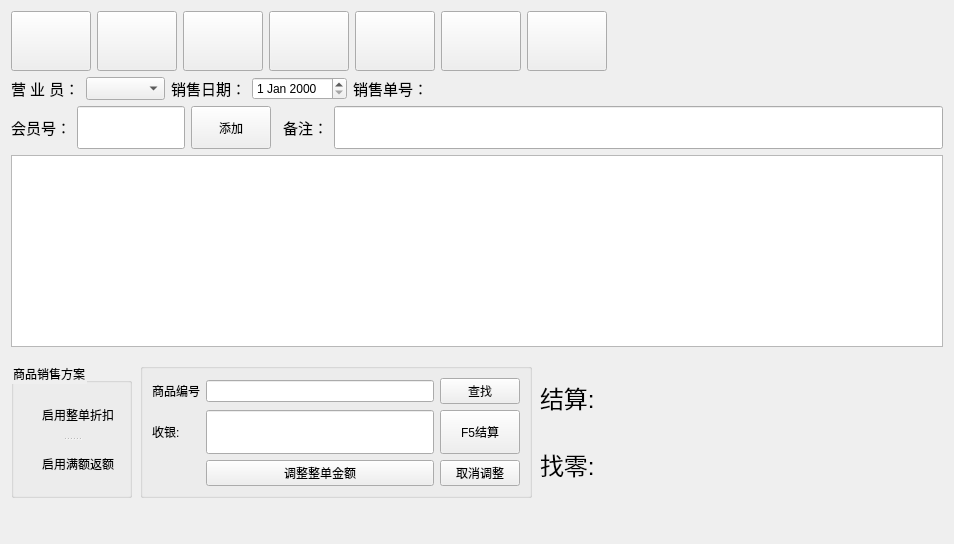
<?xml version="1.0" encoding="UTF-8"?>
<ui version="4.0">
 <class>front_seal_dialog</class>
 <widget class="QWidget" name="front_seal_dialog">
  <property name="geometry">
   <rect>
    <x>0</x>
    <y>0</y>
    <width>954</width>
    <height>544</height>
   </rect>
  </property>
  <property name="sizePolicy">
   <sizepolicy hsizetype="Expanding" vsizetype="Expanding">
    <horstretch>0</horstretch>
    <verstretch>0</verstretch>
   </sizepolicy>
  </property>
  <property name="windowTitle">
   <string>Form</string>
  </property>
  <property name="styleSheet">
   <string notr="true"/>
  </property>
  <layout class="QGridLayout" name="gridLayout_4">
   <item row="1" column="0">
    <layout class="QHBoxLayout" name="horizontalLayout_3">
     <item>
      <widget class="QLabel" name="label">
       <property name="font">
        <font>
         <pointsize>11</pointsize>
         <weight>50</weight>
         <bold>false</bold>
        </font>
       </property>
       <property name="text">
        <string>营 业 员：</string>
       </property>
      </widget>
     </item>
     <item>
      <widget class="QComboBox" name="employeeComboBox">
       <property name="font">
        <font>
         <pointsize>10</pointsize>
         <weight>75</weight>
         <bold>true</bold>
        </font>
       </property>
      </widget>
     </item>
     <item>
      <widget class="QLabel" name="label_2">
       <property name="font">
        <font>
         <pointsize>11</pointsize>
         <weight>50</weight>
         <bold>false</bold>
        </font>
       </property>
       <property name="text">
        <string>销售日期：</string>
       </property>
      </widget>
     </item>
     <item>
      <widget class="QDateEdit" name="dateEdit"/>
     </item>
     <item>
      <widget class="QLabel" name="label_3">
       <property name="font">
        <font>
         <pointsize>11</pointsize>
         <weight>50</weight>
         <bold>false</bold>
        </font>
       </property>
       <property name="text">
        <string>销售单号：</string>
       </property>
      </widget>
     </item>
     <item>
      <widget class="Line" name="line_2">
       <property name="whatsThis">
        <string>&lt;html&gt;&lt;head/&gt;&lt;body&gt;&lt;p&gt;提交后自动生成&lt;/p&gt;&lt;/body&gt;&lt;/html&gt;</string>
       </property>
       <property name="orientation">
        <enum>Qt::Horizontal</enum>
       </property>
      </widget>
     </item>
     <item>
      <spacer name="horizontalSpacer_5">
       <property name="orientation">
        <enum>Qt::Horizontal</enum>
       </property>
       <property name="sizeHint" stdset="0">
        <size>
         <width>40</width>
         <height>20</height>
        </size>
       </property>
      </spacer>
     </item>
    </layout>
   </item>
   <item row="0" column="0">
    <layout class="QHBoxLayout" name="horizontalLayout_2">
     <item>
      <widget class="QPushButton" name="newBtn">
       <property name="minimumSize">
        <size>
         <width>80</width>
         <height>60</height>
        </size>
       </property>
       <property name="styleSheet">
        <string notr="true">border-image: url(:/myImages/images/front_seal/add.png);</string>
       </property>
       <property name="text">
        <string/>
       </property>
      </widget>
     </item>
     <item>
      <widget class="QPushButton" name="openBtn">
       <property name="minimumSize">
        <size>
         <width>80</width>
         <height>60</height>
        </size>
       </property>
       <property name="styleSheet">
        <string notr="true">border-image: url(:/myImages/images/front_seal/open.png);</string>
       </property>
       <property name="text">
        <string/>
       </property>
      </widget>
     </item>
     <item>
      <widget class="QPushButton" name="againBtn">
       <property name="minimumSize">
        <size>
         <width>80</width>
         <height>60</height>
        </size>
       </property>
       <property name="styleSheet">
        <string notr="true">border-image: url(:/myImages/images/front_seal/print.png);</string>
       </property>
       <property name="text">
        <string/>
       </property>
      </widget>
     </item>
     <item>
      <widget class="QPushButton" name="floppyBtn">
       <property name="minimumSize">
        <size>
         <width>80</width>
         <height>60</height>
        </size>
       </property>
       <property name="styleSheet">
        <string notr="true">border-image: url(:/myImages/images/front_seal/lock.png);</string>
       </property>
       <property name="text">
        <string/>
       </property>
      </widget>
     </item>
     <item>
      <widget class="QPushButton" name="cancelFloppyBtn">
       <property name="minimumSize">
        <size>
         <width>80</width>
         <height>60</height>
        </size>
       </property>
       <property name="styleSheet">
        <string notr="true">border-image: url(:/myImages/images/front_seal/key.png);</string>
       </property>
       <property name="text">
        <string/>
       </property>
      </widget>
     </item>
     <item>
      <widget class="QPushButton" name="modifyBtn">
       <property name="minimumSize">
        <size>
         <width>80</width>
         <height>60</height>
        </size>
       </property>
       <property name="styleSheet">
        <string notr="true">border-image: url(:/myImages/images/front_seal/modify.png);</string>
       </property>
       <property name="text">
        <string/>
       </property>
      </widget>
     </item>
     <item>
      <widget class="QPushButton" name="cancelBtn">
       <property name="minimumSize">
        <size>
         <width>80</width>
         <height>60</height>
        </size>
       </property>
       <property name="styleSheet">
        <string notr="true">border-image: url(:/myImages/images/front_seal/delete.png);</string>
       </property>
       <property name="text">
        <string/>
       </property>
      </widget>
     </item>
     <item>
      <spacer name="horizontalSpacer_4">
       <property name="orientation">
        <enum>Qt::Horizontal</enum>
       </property>
       <property name="sizeHint" stdset="0">
        <size>
         <width>40</width>
         <height>20</height>
        </size>
       </property>
      </spacer>
     </item>
    </layout>
   </item>
   <item row="3" column="0">
    <widget class="QTableView" name="goodsTableView">
     <property name="enabled">
      <bool>true</bool>
     </property>
    </widget>
   </item>
   <item row="2" column="0">
    <layout class="QHBoxLayout" name="horizontalLayout_4">
     <item>
      <widget class="QLabel" name="label_4">
       <property name="sizePolicy">
        <sizepolicy hsizetype="Maximum" vsizetype="Expanding">
         <horstretch>0</horstretch>
         <verstretch>0</verstretch>
        </sizepolicy>
       </property>
       <property name="font">
        <font>
         <pointsize>11</pointsize>
         <weight>50</weight>
         <bold>false</bold>
        </font>
       </property>
       <property name="text">
        <string>会员号：</string>
       </property>
      </widget>
     </item>
     <item>
      <widget class="QLineEdit" name="vipIdLineEdit">
       <property name="sizePolicy">
        <sizepolicy hsizetype="Maximum" vsizetype="Expanding">
         <horstretch>0</horstretch>
         <verstretch>0</verstretch>
        </sizepolicy>
       </property>
      </widget>
     </item>
     <item>
      <widget class="QPushButton" name="vipIdFindBtn">
       <property name="sizePolicy">
        <sizepolicy hsizetype="Maximum" vsizetype="Expanding">
         <horstretch>0</horstretch>
         <verstretch>0</verstretch>
        </sizepolicy>
       </property>
       <property name="text">
        <string>添加</string>
       </property>
      </widget>
     </item>
     <item>
      <widget class="Line" name="line">
       <property name="sizePolicy">
        <sizepolicy hsizetype="Preferred" vsizetype="Fixed">
         <horstretch>0</horstretch>
         <verstretch>0</verstretch>
        </sizepolicy>
       </property>
       <property name="orientation">
        <enum>Qt::Horizontal</enum>
       </property>
      </widget>
     </item>
     <item>
      <widget class="QLabel" name="label_5">
       <property name="sizePolicy">
        <sizepolicy hsizetype="Maximum" vsizetype="Expanding">
         <horstretch>0</horstretch>
         <verstretch>0</verstretch>
        </sizepolicy>
       </property>
       <property name="font">
        <font>
         <pointsize>11</pointsize>
         <weight>50</weight>
         <bold>false</bold>
        </font>
       </property>
       <property name="text">
        <string>备注：</string>
       </property>
      </widget>
     </item>
     <item>
      <widget class="QLineEdit" name="remarkLineEdit">
       <property name="sizePolicy">
        <sizepolicy hsizetype="Expanding" vsizetype="Expanding">
         <horstretch>0</horstretch>
         <verstretch>0</verstretch>
        </sizepolicy>
       </property>
      </widget>
     </item>
    </layout>
   </item>
   <item row="4" column="0">
    <layout class="QGridLayout" name="gridLayout_3">
     <property name="topMargin">
      <number>10</number>
     </property>
     <property name="rightMargin">
      <number>2</number>
     </property>
     <property name="bottomMargin">
      <number>35</number>
     </property>
     <property name="horizontalSpacing">
      <number>8</number>
     </property>
     <property name="verticalSpacing">
      <number>6</number>
     </property>
     <item row="0" column="3">
      <layout class="QVBoxLayout" name="verticalLayout">
       <item>
        <layout class="QHBoxLayout" name="horizontalLayout">
         <item>
          <widget class="QLabel" name="label_8">
           <property name="font">
            <font>
             <pointsize>18</pointsize>
            </font>
           </property>
           <property name="text">
            <string>结算:</string>
           </property>
          </widget>
         </item>
         <item>
          <widget class="QLabel" name="priceSumLabel">
           <property name="sizePolicy">
            <sizepolicy hsizetype="Expanding" vsizetype="Preferred">
             <horstretch>0</horstretch>
             <verstretch>0</verstretch>
            </sizepolicy>
           </property>
           <property name="minimumSize">
            <size>
             <width>295</width>
             <height>63</height>
            </size>
           </property>
           <property name="font">
            <font>
             <pointsize>18</pointsize>
             <weight>50</weight>
             <bold>false</bold>
            </font>
           </property>
           <property name="styleSheet">
            <string notr="true"/>
           </property>
           <property name="text">
            <string/>
           </property>
          </widget>
         </item>
        </layout>
       </item>
       <item>
        <layout class="QHBoxLayout" name="horizontalLayout_5">
         <item>
          <widget class="QLabel" name="label_9">
           <property name="font">
            <font>
             <pointsize>18</pointsize>
            </font>
           </property>
           <property name="text">
            <string>找零:</string>
           </property>
          </widget>
         </item>
         <item>
          <widget class="QLabel" name="cashReturnLabel">
           <property name="minimumSize">
            <size>
             <width>295</width>
             <height>63</height>
            </size>
           </property>
           <property name="font">
            <font>
             <pointsize>18</pointsize>
            </font>
           </property>
           <property name="text">
            <string/>
           </property>
          </widget>
         </item>
        </layout>
       </item>
      </layout>
     </item>
     <item row="0" column="0">
      <widget class="QGroupBox" name="groupBox">
       <property name="styleSheet">
        <string notr="true">background:transparent</string>
       </property>
       <property name="title">
        <string>商品销售方案</string>
       </property>
       <layout class="QGridLayout" name="gridLayout_2">
        <item row="0" column="0">
         <widget class="QSplitter" name="splitter">
          <property name="orientation">
           <enum>Qt::Vertical</enum>
          </property>
          <widget class="QCheckBox" name="checkBox">
           <property name="sizePolicy">
            <sizepolicy hsizetype="Minimum" vsizetype="Expanding">
             <horstretch>0</horstretch>
             <verstretch>0</verstretch>
            </sizepolicy>
           </property>
           <property name="text">
            <string>启用整单折扣</string>
           </property>
          </widget>
          <widget class="QCheckBox" name="checkBox_2">
           <property name="sizePolicy">
            <sizepolicy hsizetype="Minimum" vsizetype="Expanding">
             <horstretch>0</horstretch>
             <verstretch>0</verstretch>
            </sizepolicy>
           </property>
           <property name="text">
            <string>启用满额返额</string>
           </property>
          </widget>
         </widget>
        </item>
       </layout>
      </widget>
     </item>
     <item row="0" column="2">
      <spacer name="horizontalSpacer_2">
       <property name="orientation">
        <enum>Qt::Horizontal</enum>
       </property>
       <property name="sizeType">
        <enum>QSizePolicy::Maximum</enum>
       </property>
       <property name="sizeHint" stdset="0">
        <size>
         <width>100</width>
         <height>20</height>
        </size>
       </property>
      </spacer>
     </item>
     <item row="0" column="4">
      <spacer name="horizontalSpacer_3">
       <property name="orientation">
        <enum>Qt::Horizontal</enum>
       </property>
       <property name="sizeType">
        <enum>QSizePolicy::Maximum</enum>
       </property>
       <property name="sizeHint" stdset="0">
        <size>
         <width>280</width>
         <height>40</height>
        </size>
       </property>
      </spacer>
     </item>
     <item row="0" column="1">
      <widget class="QGroupBox" name="groupBox_2">
       <property name="sizePolicy">
        <sizepolicy hsizetype="Preferred" vsizetype="Expanding">
         <horstretch>0</horstretch>
         <verstretch>0</verstretch>
        </sizepolicy>
       </property>
       <property name="styleSheet">
        <string notr="true"/>
       </property>
       <property name="title">
        <string/>
       </property>
       <layout class="QGridLayout" name="gridLayout">
        <item row="1" column="0">
         <widget class="QLabel" name="label_6">
          <property name="text">
           <string>收银:</string>
          </property>
         </widget>
        </item>
        <item row="1" column="1" colspan="2">
         <widget class="QLineEdit" name="cashGetLineEdit">
          <property name="sizePolicy">
           <sizepolicy hsizetype="Expanding" vsizetype="Maximum">
            <horstretch>0</horstretch>
            <verstretch>0</verstretch>
           </sizepolicy>
          </property>
          <property name="minimumSize">
           <size>
            <width>228</width>
            <height>44</height>
           </size>
          </property>
          <property name="font">
           <font>
            <pointsize>14</pointsize>
            <weight>75</weight>
            <bold>true</bold>
           </font>
          </property>
         </widget>
        </item>
        <item row="3" column="5">
         <widget class="QPushButton" name="pushButton_10">
          <property name="sizePolicy">
           <sizepolicy hsizetype="Maximum" vsizetype="Expanding">
            <horstretch>0</horstretch>
            <verstretch>0</verstretch>
           </sizepolicy>
          </property>
          <property name="text">
           <string>取消调整</string>
          </property>
         </widget>
        </item>
        <item row="1" column="5">
         <widget class="QPushButton" name="settleBtn">
          <property name="sizePolicy">
           <sizepolicy hsizetype="Minimum" vsizetype="Expanding">
            <horstretch>0</horstretch>
            <verstretch>0</verstretch>
           </sizepolicy>
          </property>
          <property name="text">
           <string>F5结算</string>
          </property>
         </widget>
        </item>
        <item row="1" column="6">
         <spacer name="horizontalSpacer">
          <property name="orientation">
           <enum>Qt::Horizontal</enum>
          </property>
          <property name="sizeType">
           <enum>QSizePolicy::Maximum</enum>
          </property>
          <property name="sizeHint" stdset="0">
           <size>
            <width>25</width>
            <height>20</height>
           </size>
          </property>
         </spacer>
        </item>
        <item row="0" column="0">
         <widget class="QLabel" name="label_7">
          <property name="text">
           <string>商品编号</string>
          </property>
         </widget>
        </item>
        <item row="0" column="5">
         <widget class="QPushButton" name="goodsFindBtn">
          <property name="text">
           <string>查找</string>
          </property>
         </widget>
        </item>
        <item row="3" column="1" colspan="2">
         <widget class="QPushButton" name="pushButton_9">
          <property name="sizePolicy">
           <sizepolicy hsizetype="Minimum" vsizetype="Expanding">
            <horstretch>0</horstretch>
            <verstretch>0</verstretch>
           </sizepolicy>
          </property>
          <property name="text">
           <string>调整整单金额</string>
          </property>
         </widget>
        </item>
        <item row="0" column="1" colspan="2">
         <widget class="QLineEdit" name="goodsFindLineEdit"/>
        </item>
       </layout>
      </widget>
     </item>
    </layout>
   </item>
  </layout>
 </widget>
 <tabstops>
  <tabstop>cashGetLineEdit</tabstop>
  <tabstop>newBtn</tabstop>
  <tabstop>openBtn</tabstop>
  <tabstop>againBtn</tabstop>
  <tabstop>floppyBtn</tabstop>
  <tabstop>modifyBtn</tabstop>
  <tabstop>cancelFloppyBtn</tabstop>
  <tabstop>cancelBtn</tabstop>
  <tabstop>employeeComboBox</tabstop>
  <tabstop>vipIdLineEdit</tabstop>
  <tabstop>vipIdFindBtn</tabstop>
  <tabstop>remarkLineEdit</tabstop>
  <tabstop>settleBtn</tabstop>
  <tabstop>dateEdit</tabstop>
  <tabstop>checkBox</tabstop>
  <tabstop>checkBox_2</tabstop>
  <tabstop>pushButton_9</tabstop>
 </tabstops>
 <resources/>
 <connections/>
</ui>
